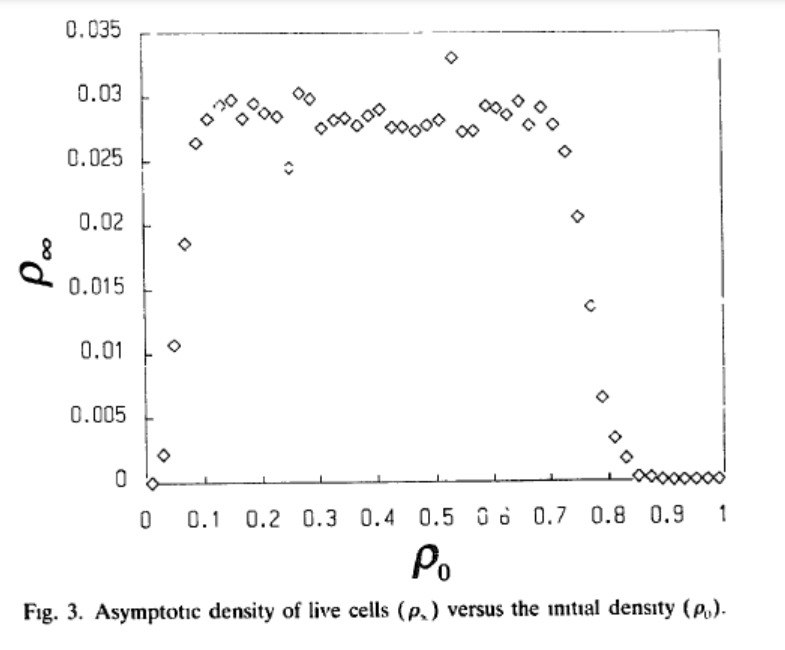
#> input picture figures/nativity_occupancy.jpg, 785 x 650 px
$ jupyter execute --allow-errors lifespan.ipynb
#> lines starting #> are read from the running program, lines starting #| are printed output that depends on the picture
[cell 1]
import numpy as np
import matplotlib.pyplot as plt
from scipy import optimize

### Analize the lifespan changing the seed (for fixed dimension and nativity)

[cell 2]
occupazioni = ['125', '250', '375', '500', '625']
dimensioni = ['15']

fig, axes = plt.subplots(nrows=1, ncols=5, figsize=(30, 5))

analisi = 'lifespan'
i = 0
print()
#> (the rest of this cell did not finish here and is left out)

[cell 3]
occupazioni = ['125', '250', '375', '500', '625']
dimensioni = ['15']

def exponential(x, const, height, position):
    return const + height*np.e**(-x + position)

analisi = 'lifespan'
i = 0
print()
#> (the rest of this cell did not finish here and is left out)

[cell 4]
occupazioni = ['125', '250', '375', '500', '625']
dimensioni = ['15']

fig, axes = plt.subplots(nrows=1, ncols=5, figsize=(30, 5))

analisi = 'periodicity'
i = 0
print()
#> (the rest of this cell did not finish here and is left out)

One can see that the periodicity is always 1 (game frozen on a stati c configuration) or 2 (due to the presence of oscillators of period 2). But there are also periodicity of 60 (due to the presence of a glider. ex: seed=1020 native=12.5)

### Asymptotic occupancy as a function of the dimension of the grid

[cell 5]
data = np.loadtxt("dims_vs_occ2.txt")

dataX, dataY,sigmaY = data[:,0],data[:,1],data[:,2]
sigmaY = sigmaY / np.sqrt(200)#error of mean
y_scaled = np.array([dataY[i]/(dataX[i]**2) for i in range(len(dataX))])
xs = np.linspace(5,1000,1000)

fig, ax = plt.subplots(nrows=1,ncols=1)
ax.figure.set_size_inches(6,6)
ax.set_xlabel("Dimension")
ax.set_ylabel("Asymptotic occupancy")
ax.grid()
plt.plot(dataX,dataY,"bo", label = "data")
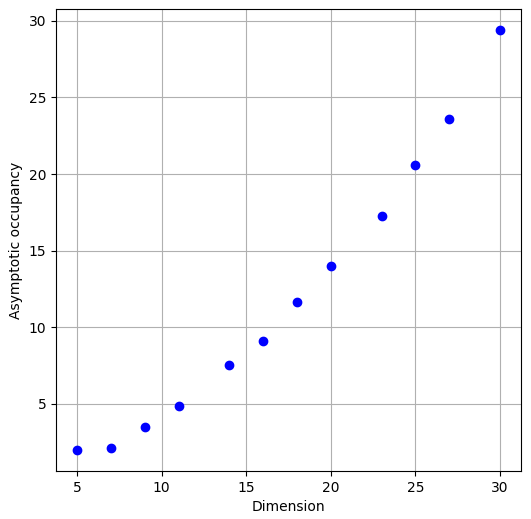
#> figure drawn by matplotlib, 1 panel; curve peaks at x = 30, y = 29.4

We expect it to grow quadratically (due to the fact that the size of the grid grows quadratically), so we perform a linear fit on the area

[cell 6]
dataX = dataX**2 #squared sizes

def f(x,a,b):
    return a*x+b
params, params_covariance = optimize.curve_fit(f, dataX, dataY, sigma = sigmaY, p0=[0.03, 0])

print(params)
#> (the rest of this cell did not finish here and is left out)

[cell 7]
fig = plt.figure(figsize=(7,7))
ax = fig.add_subplot(1,1,1)
ax.set_xlabel("Dims", fontsize=15)
ax.set_ylabel("Average occupancy",fontsize=15)
ax.plot(dataX,dataY,"bo")

ax.errorbar(dataX, dataY, yerr = sigmaY,fmt = "o", label = "Data points")
ax.plot(xs, f(xs,params[0],params[1]), "r", label = "Linear fit")
ax.grid()
ax.legend()
plt.savefig("plot_analysis/linear_fit.png")
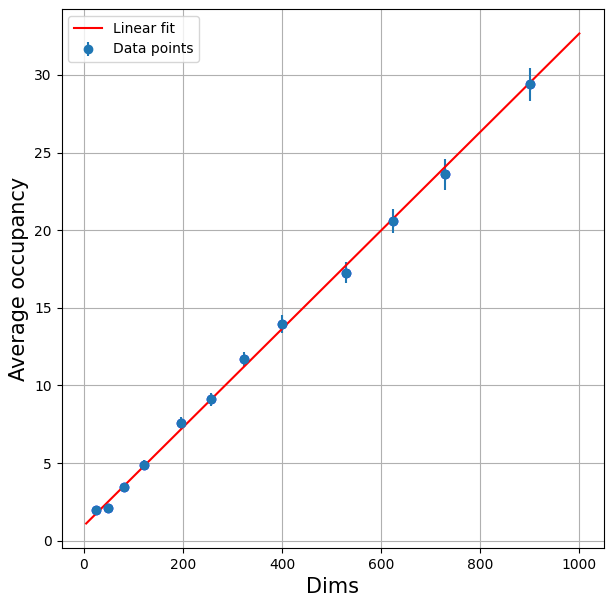
#> figure drawn by matplotlib, 1 panel; curve peaks at x = 900, y = 29.4; curve peaks at x = 900, y = 29.4; curve peaks at x = 1000, y = 32.67

### Nativity with respect to occupancy

[cell 8]
data = np.loadtxt("nativity_vs_occupancy.txt")

nativities = data[:,0]
occupancies = data[:,1]

fig = plt.figure(figsize=(6,6))
ax = fig.add_subplot(1,1,1)
ax.set_xlabel("Nativity", fontsize = 15)
ax.set_ylabel("Asymptotic occupancy", fontsize = 15)
ax.grid()

ax.plot(nativities,occupancies/15**2, "bo", label = "Data", alpha = 0.5)
ax.legend()
plt.savefig("plot_analysis/nativity_occupancy.png")
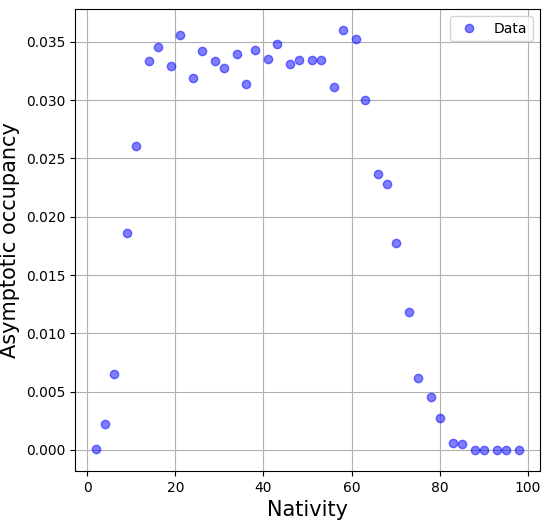
#> figure drawn by matplotlib, 1 panel; curve peaks at x = 58, y = 0.036
#run with 300 seeds for each nativity

The behaviour of the data we found is very similar to the one  described [in the following paper](https://www.sciencedirect.com/science/article/abs/pii/037843719190277J) and described in the following image

[cell 9]
img = plt.imread("figures/nativity_occupancy.jpg")
#> img is the input picture: shape (650, 785, 3); min 0, max 255, mean 248.9
plt.axis("off")
plt.imshow(img)
plt.show()
